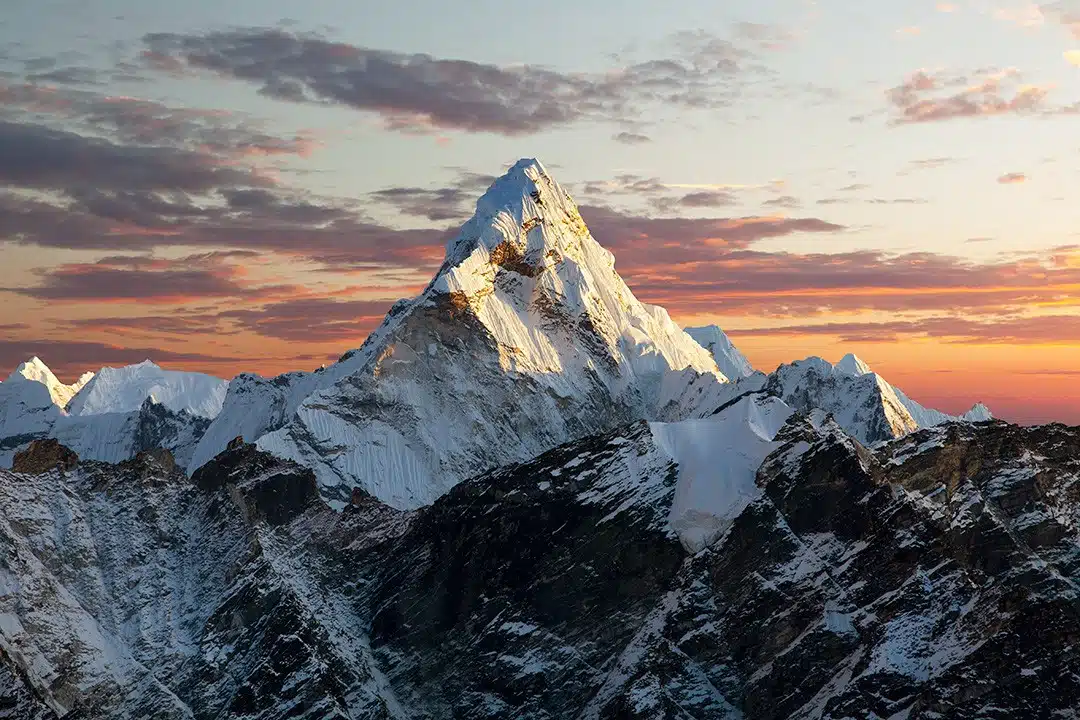
#> input picture data/raw/images/mountain.png, 1080 x 720 px
$ jupyter execute exploring_color_sapce.ipynb
#> lines starting #> are read from the running program, lines starting #| are printed output that depends on the picture
## Exploring Color Spaces

This notebook follows the lecture transcript and explores why color space conversion matters in OpenCV. We will review **RGB, grayscale, HSV, LAB, and BGR**, and then use `cv2.cvtColor()` to convert between them in practice.

### Why We Convert Color Spaces

- Different devices may expect different channel orders. For example, one system may provide images in **RGB** while another expects **BGR**.
- A color space defines how pixel values represent color, brightness, or intensity.
- Choosing the right color space makes processing easier for tasks such as visualization, segmentation, tracking, and efficient analysis.

[cell 1]
import cv2 as cv
import matplotlib.pyplot as plt

### RGB and OpenCV's BGR Format

- **RGB** stands for red, green, and blue. It is an **additive color model**, so combining high values from all three channels produces white.
- Each channel ranges from `0` to `255`. Examples: pure red `(255, 0, 0)`, pure green `(0, 255, 0)`, pure blue `(0, 0, 255)`, and white `(255, 255, 255)`.
- RGB closely matches how humans and digital displays represent color.
- In OpenCV, `cv2.imread()` loads images in **BGR** order for historical compatibility, which means the first channel is blue, the second is green, and the third is red.

[cell 2]
img_path = "../../data/raw/images/mountain.png"

[cell 3]
## Load image as bgr
bgr_image = cv.imread(img_path)
#> bgr_image is the input picture: shape (720, 1080, 3); mean B, G, R 114, 114.4, 118.3

if bgr_image is None:
    print("Error: Cound not load the image.")
else:
    print("Image loaded successfully\n")
    print("Shape of the image: ", bgr_image.shape)
#| Shape of the image:  (720, 1080, 3)
    plt.imshow(bgr_image)
    plt.axis('off')
    plt.show()

### Grayscale

- Grayscale uses **one channel** instead of three.
- Pixel intensity ranges from `0` to `255`: `0` means black, `255` means white, and values in between represent shades of gray.
- It is useful when color information is not important because it reduces memory usage and computation.
- This is helpful when we only care about structure or objects, such as detecting cars without caring whether they are red, white, or black.

[cell 4]
## Convert to gray scale
gray_image=cv.cvtColor(bgr_image, cv.COLOR_BGR2GRAY)
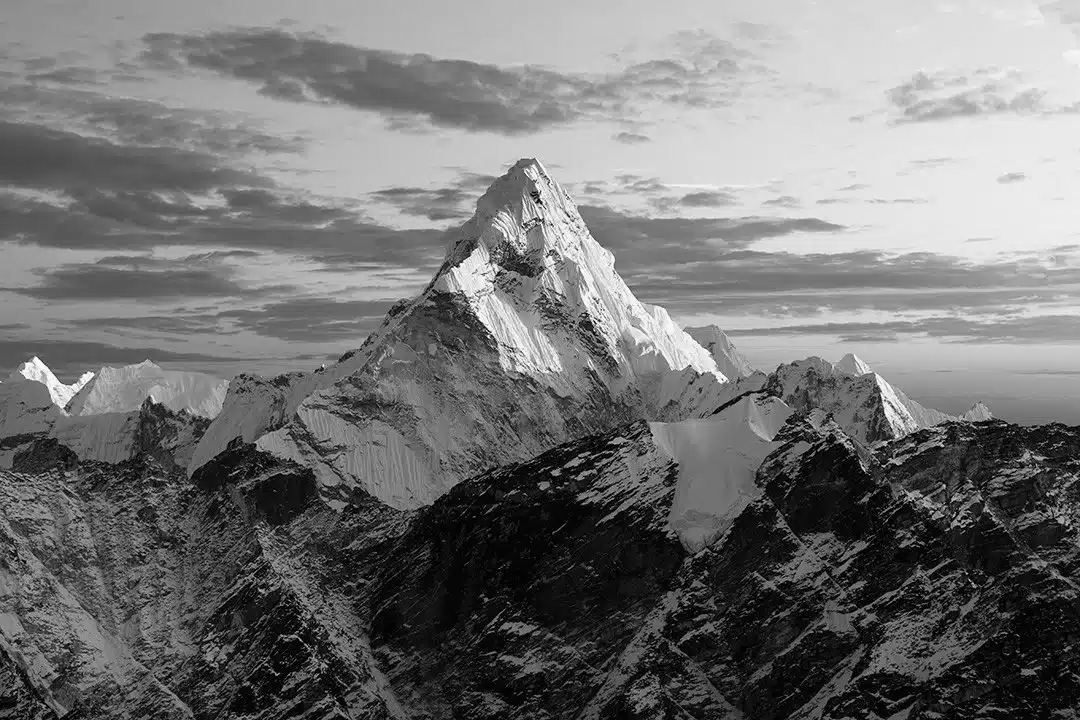
#> gray_image: shape (720, 1080); min 0, max 255, mean 115.5
cv.imwrite("../../data/processed/mountain_gray.jpg", gray_image)
#> Out = True

### HSV

- **H** stands for hue and represents the color type. It is often described on a wheel from `0` to `360` degrees.
- **S** stands for saturation and represents the purity of the color, usually from `0%` to `100%`.
- **V** stands for value and represents brightness, also usually from `0%` to `100%`.
- HSV is especially useful for color-based tasks such as thresholding, segmentation, and object tracking because it separates color from intensity.

[cell 5]
## Convert to hsv
hsv_image = cv.cvtColor(bgr_image, cv.COLOR_BGR2HSV)
#> hsv_image: shape (720, 1080, 3); mean H, S, V 77.7, 72.5, 130.2
cv.imwrite("../../data/processed/mountain_hsv.jpg", hsv_image)
#> Out = True

#### Why the HSV Output Looks Strange

HSV images usually look unusual to us because HSV is mainly meant for **calculation**, not for human-friendly visualization. In practice, HSV is useful when we want to isolate a color range, such as selecting a green-screen background and replacing it with something else.

And in our code:

```python
# BUG: we used a standard viewer meant that is only usable for normal BGR/RGB images. That's why it tries to write the hsv as RGB image.
cv2.imwrite('output.png', hsv_image)
```
A standard image viewer or web browser doesn't know what "HSV" is; it treats every 3-channel image as standard RGB/BGR. It forces the Hue numbers to render as Red, Saturation numbers as Green, and Value numbers as Blue.

### LAB

- **L** represents lightness or brightness, moving from black to white.
- **A** represents the **green-to-red** component.
- **B** represents the **blue-to-yellow** component.
- LAB is designed to be closer to human color perception and is often useful for color correction and adjustment.
- Compared with HSV, LAB can be less intuitive when we want to target a very specific color range.

[cell 6]
## Convert to LAB format
lab_image = cv.cvtColor(bgr_image, cv.COLOR_BGR2LAB)
#> lab_image: shape (720, 1080, 3); mean of channels 0, 1, 2 120.7, 130.2, 128.6
cv.imwrite("../../data/processed/mountain_lab.jpg", lab_image)
#> Out = True

### BGR in OpenCV

- **BGR** is essentially the same as RGB, except the blue and red channels are swapped.
- OpenCV uses BGR as its default color format mainly for historical compatibility.
- Unlike HSV or LAB conversion, converting between `BGR` and `RGB` is mainly a **channel swap**.
- This becomes important whenever we move images between OpenCV and tools that expect RGB.

[cell 7]
## Convert to RGB
rgb_image = cv.cvtColor(bgr_image, cv.COLOR_BGR2RGB)
cv.imwrite("../../data/processed/mountain_rgb.jpg", rgb_image)
plt.imshow(rgb_image)
plt.axis('off')
plt.show()

[cell 8]
## Convert to RGB
bgr_image=cv.cvtColor(rgb_image, cv.COLOR_RGB2BGR)
cv.imwrite("../data/processed/mountain_bgr.jpg", bgr_image)
#> Out = True


$ run again, with data/raw/images/giraffe-Kenya.png copied over data/raw/images/mountain.png
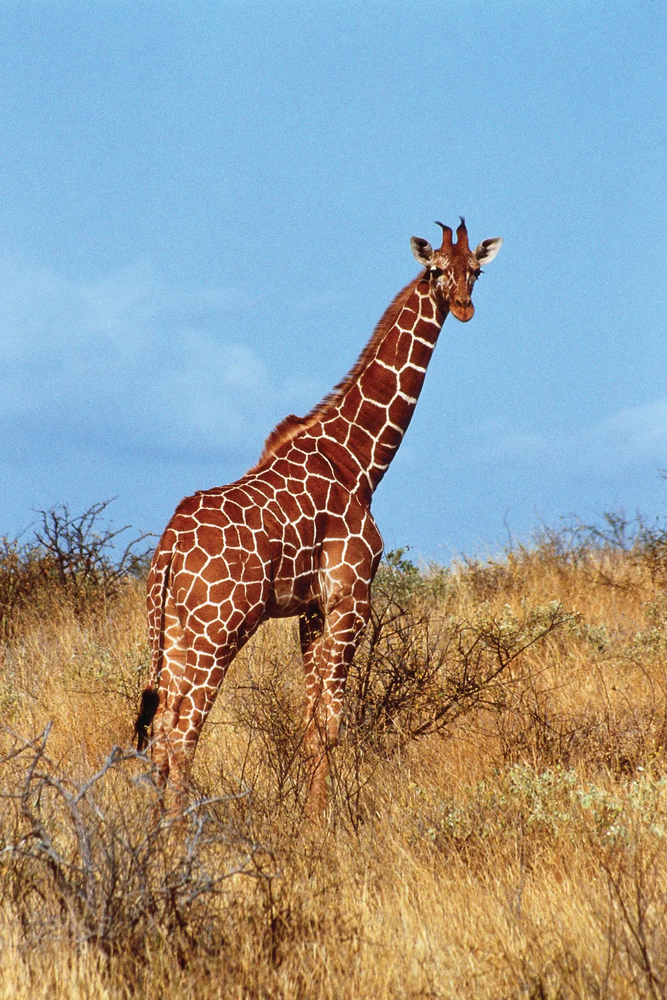
#> input picture data/raw/images/giraffe-Kenya.png, 667 x 1000 px, shrunk from 1067 x 1600 before the run
#> bgr_image is the input picture: shape (1000, 667, 3); mean B, G, R 152, 154.5, 150.9
#| Shape of the image:  (1000, 667, 3)
#> `gray_image=cv.cvtColor(bgr_image, cv.COLOR_BGR2GRAY)`:
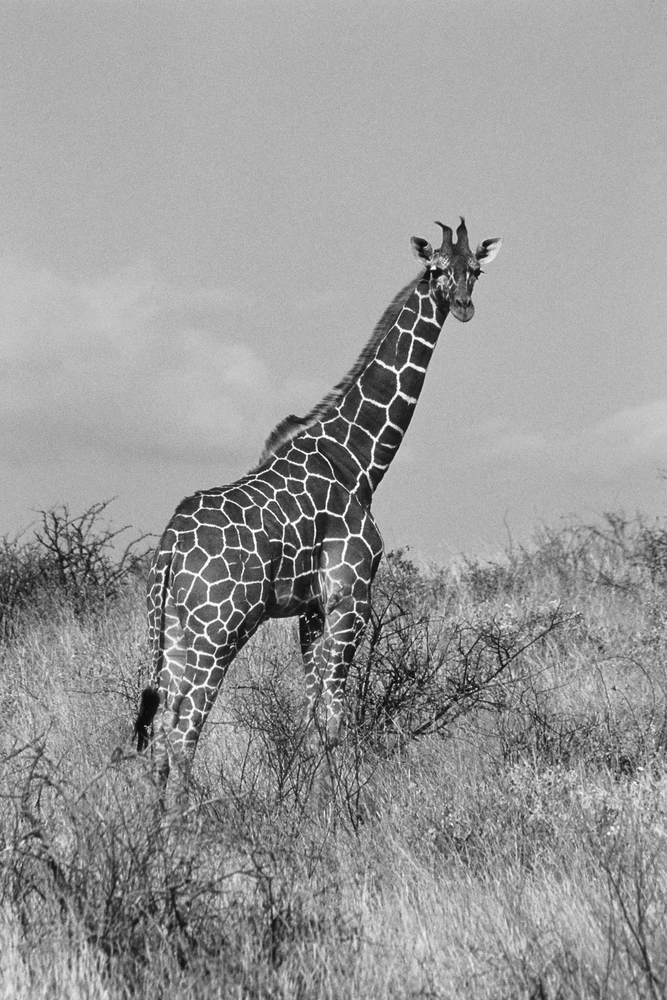
#> gray_image: shape (1000, 667); min 8, max 255, mean 153.2
#> `cv.imwrite("../../data/processed/mountain_gray.jpg", gray_image)`: Out = True
#> hsv_image: shape (1000, 667, 3); mean H, S, V 59.8, 123.7, 197
#> lab_image: shape (1000, 667, 3); mean of channels 0, 1, 2 163.5, 130.9, 131.2
